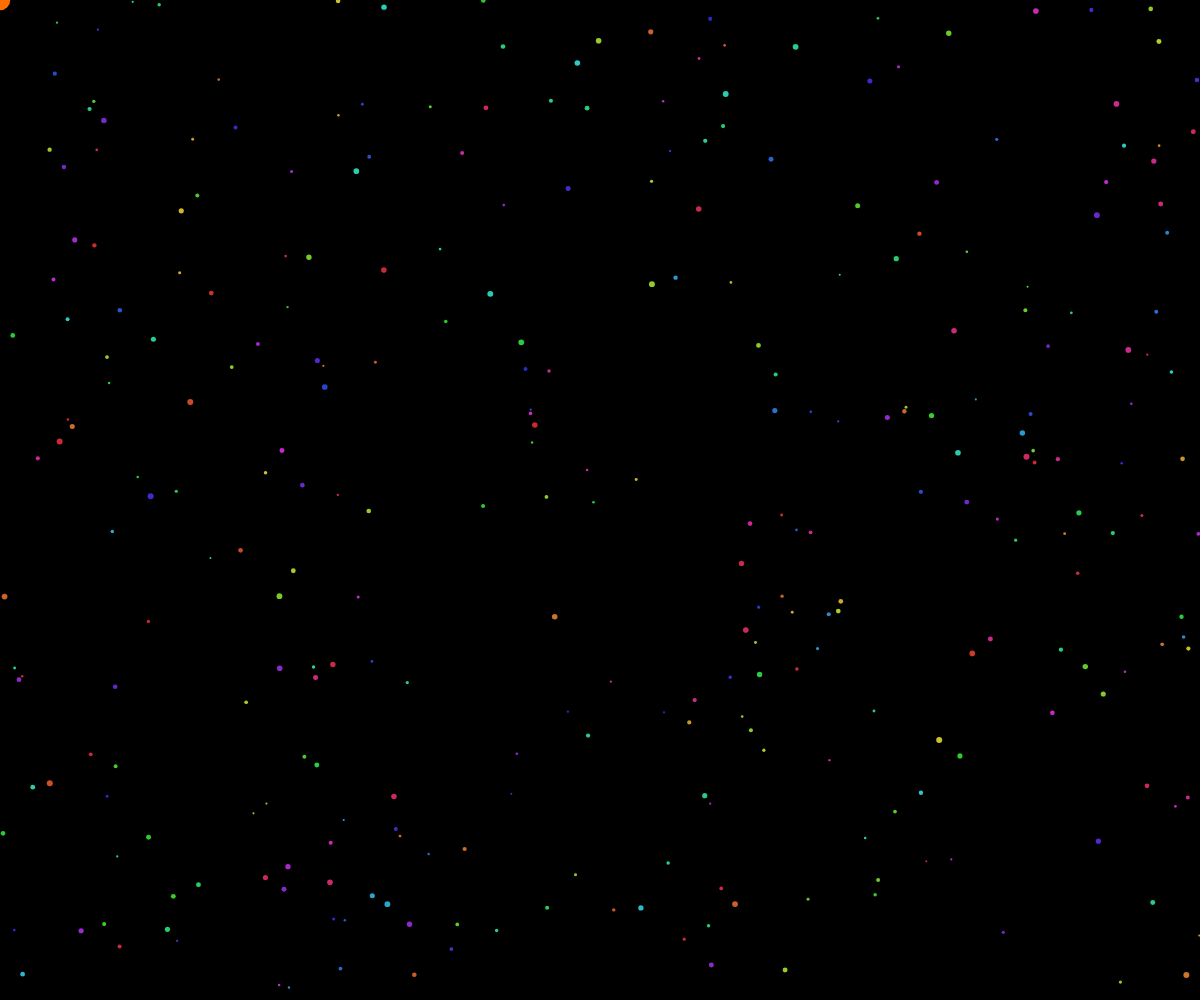
Frame 1 (no input)
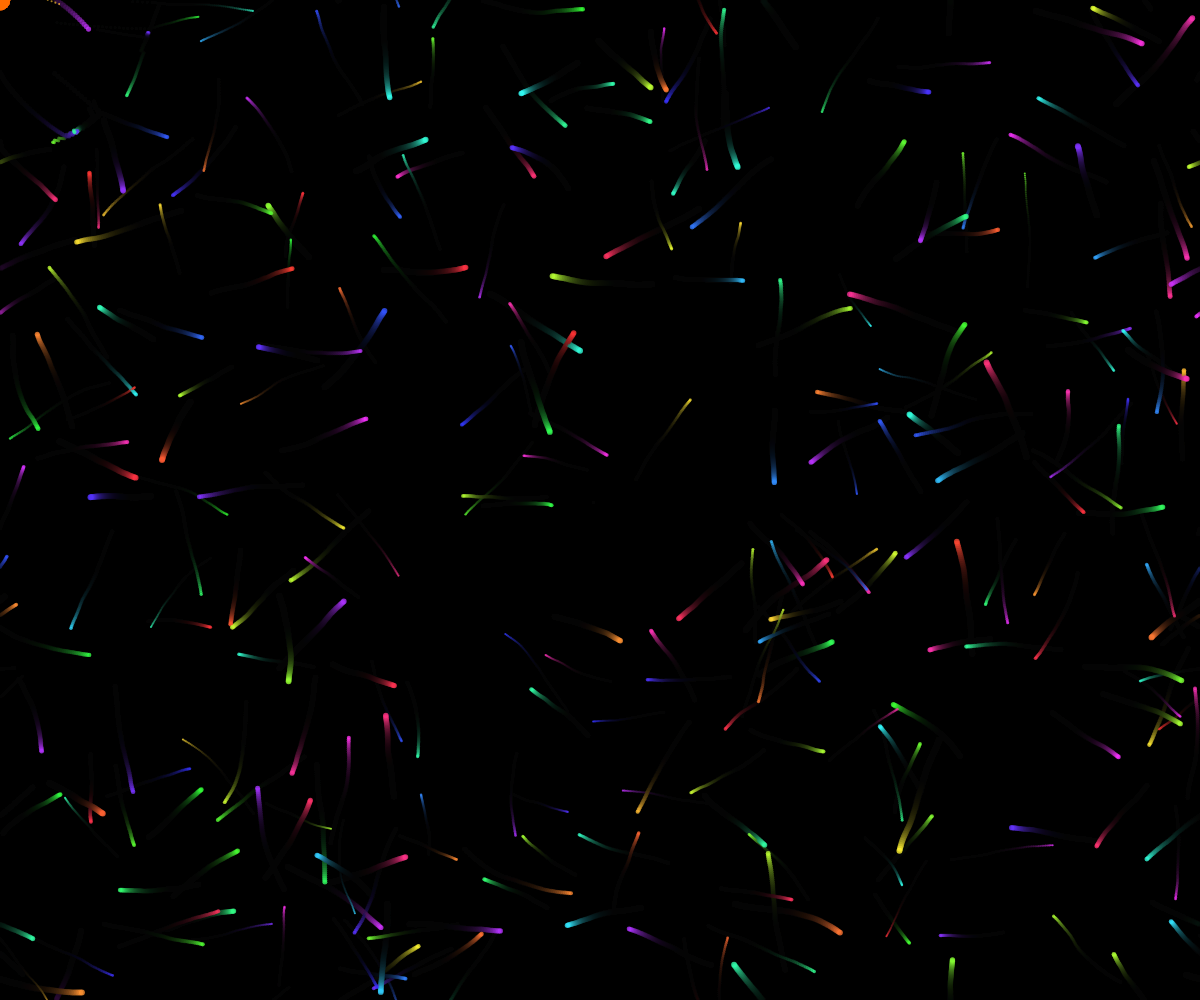
Frame 60 (no input)
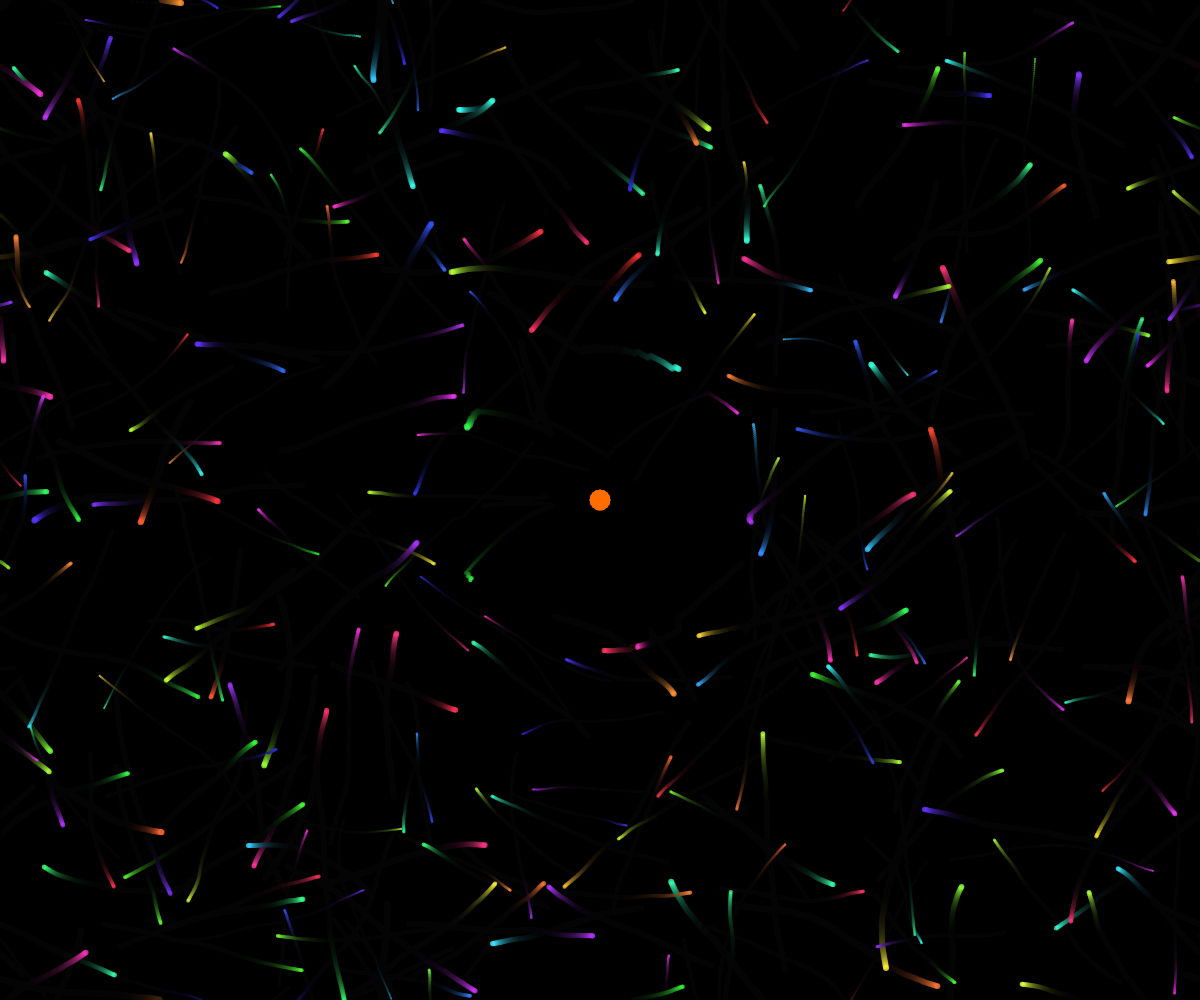
Frame 120 (the mouse pressed at the canvas centre since frame 60)

The p5.js sketch that drew these frames (run headless with seeded random() and noise() and a simulated clock; from frame 60 on, the mouse is pressed at the canvas centre):

// p5.js sketch
// ── sketch.js
let particles = [];
let player;
let collectibles = [];
let eventActive = null;
let eventTimer = 0;
let message = '';
let messageTimer = 0;
let collectibleSpawnTimer = 0;

// Ambient effect
let ambientTimer = 0;
let ambientEffect = null;
let ambientDuration = 0;

function setup() {
  createCanvas(windowWidth, windowHeight);
  colorMode(HSB, 360, 100, 100, 100);

  for (let i = 0; i < 300; i++) {
    particles.push(new Particle());
  }

  player = new Player();
  background(0);

  collectibleSpawnTimer = 300; // first collectible after 5 seconds
  ambientTimer = int(random(300, 600)); // first ambient effect 5–10 sec
}

function draw() {
  noStroke();
  fill(0, 0, 0, 10);
  rect(0, 0, width, height);

  // Display message if active
  if (messageTimer > 0) {
    fill(0, 0, 100);
    textSize(32);
    textAlign(CENTER, CENTER);
    text(message, width / 2, 50);
    messageTimer--;
  }

  // Handle active event
  if (eventActive) {
    eventTimer--;
    if (eventTimer <= 0) endEvent();
  }

  // Spawn collectibles
  if (collectibleSpawnTimer <= 0) {
    spawnCollectible();
    collectibleSpawnTimer = int(random(300, 600));
  } else {
    collectibleSpawnTimer--;
  }

  // Ambient effect timer
  if (ambientTimer <= 0 && !ambientEffect) {
    startAmbientEffect();
    ambientTimer = int(random(300, 600)); // schedule next
  } else if (!ambientEffect) {
    ambientTimer--;
  }

  // Update and show particles
  for (let p of particles) {
    p.update();
    applyEvent(p);
    applyAmbient(p);
    p.show();

    if (player.eat(p)) {
      player.grow(0.5);
      player.absorbColor(p.color);
      p.respawn();
    }
  }

  // Show collectibles
  for (let i = collectibles.length - 1; i >= 0; i--) {
    let c = collectibles[i];
    c.show();

    let d = dist(player.x, player.y, c.x, c.y);
    if (d < (player.size + c.size) / 2) {
      triggerEvent(c.type);
      message = `Collected: ${c.type.toUpperCase()}!`;
      messageTimer = 120;
      collectibles.splice(i, 1);
    }
  }

  // Update ambient effect duration
  if (ambientEffect) {
    ambientDuration--;
    if (ambientDuration <= 0) ambientEffect = null;
  }

  player.update();
  player.show();
}

// -------------------- APPLY EVENT --------------------
function applyEvent(p) {
  if (!eventActive) return;

  if (eventActive === 'vortex') {
    let vortexX = width / 2;
    let vortexY = height / 2;
    let angle = atan2(vortexY - p.y, vortexX - p.x);
    p.x += cos(angle) * 4;
    p.y += sin(angle) * 4;
  }

  if (eventActive === 'explosion') {
    let angle = atan2(p.y - player.y, p.x - player.x);
    p.x += cos(angle) * 5;
    p.y += sin(angle) * 5;
  }

  if (eventActive === 'colorwave') {
    p.color = color((hue(p.color) + 10) % 360, 80, 100, 80);
  }

  if (eventActive === 'sparkle') {
    if (random() < 0.1) {
      p.size *= 2;
      p.color = color(random(360), 100, 100, 100);
    }
  }
}

// -------------------- APPLY AMBIENT EFFECT --------------------
function startAmbientEffect() {
  let effects = ['sparkle', 'rainbow', 'pulse', 'ripple'];
  ambientEffect = random(effects);
  ambientDuration = 60 + int(random(30));
}

function applyAmbient(p) {
  if (!ambientEffect) return;

  if (ambientEffect === 'sparkle') {
    if (random() < 0.05) {
      p.size *= 2;
      p.color = color(random(360), 100, 100, 100);
    }
  }

  if (ambientEffect === 'rainbow') {
    p.color = color((hue(p.color) + 2) % 360, 80, 100, 80);
  }

  if (ambientEffect === 'pulse') {
    p.size *= 1 + 0.1 * sin(frameCount * 0.3);
  }

  if (ambientEffect === 'ripple') {
    let rippleX = width / 2;
    let rippleY = height / 2;
    let d = dist(p.x, p.y, rippleX, rippleY);
    p.x += 0.5 * sin(d * 0.05 + frameCount * 0.2);
    p.y += 0.5 * cos(d * 0.05 + frameCount * 0.2);
  }
}

// -------------------- PARTICLE --------------------
class Particle {
  constructor() { this.respawn(); }

  update() {
    this.angle += random(-0.05, 0.05);
    this.x += cos(this.angle) * this.speed;
    this.y += sin(this.angle) * this.speed;

    let d = dist(this.x, this.y, player.x, player.y);
    if (d < 150) {
      let flee = atan2(this.y - player.y, this.x - player.x);
      this.x += cos(flee) * 3;
      this.y += sin(flee) * 3;
    }

    if (this.x > width) this.x = 0;
    if (this.x < 0) this.x = width;
    if (this.y > height) this.y = 0;
    if (this.y < 0) this.y = height;
  }

  show() {
    fill(this.color);
    ellipse(this.x, this.y, this.size);
  }

  respawn() {
    this.x = random(width);
    this.y = random(height);
    this.size = random(2, 6);
    this.speed = random(1, 2);
    this.angle = random(TWO_PI);
    this.color = color(random(360), 80, 100, 80);
  }
}

// -------------------- PLAYER --------------------
class Player {
  constructor() {
    this.x = width / 2;
    this.y = height / 2;
    this.size = 20;
    this.color = color(200, 100, 100);
  }

  update() { this.x = mouseX; this.y = mouseY; }

  show() { fill(this.color); noStroke(); ellipse(this.x, this.y, this.size); }

  eat(p) { return dist(this.x, this.y, p.x, p.y) < (this.size + p.size) / 2; }

  grow(amount) { this.size += amount; }

  absorbColor(newColor) {
    let c1 = this.color.levels, c2 = newColor.levels;
    this.color = color(
      (c1[0]+c2[0])/2, (c1[1]+c2[1])/2, (c1[2]+c2[2])/2, (c1[3]+c2[3])/2
    );
  }
}

// -------------------- COLLECTIBLE --------------------
class Collectible {
  constructor(type) {
    this.type = type; // vortex, explosion, colorwave, sparkle
    this.x = random(100, width-100);
    this.y = random(100, height-100);
    this.size = 20;
    this.color = color(random(360), 100, 100);
  }

  show() {
    fill(this.color);
    stroke(0, 0, 100);
    strokeWeight(2);
    ellipse(this.x, this.y, this.size);
  }
}

// -------------------- EVENTS --------------------
function spawnCollectible() {
  let types = ['vortex', 'explosion', 'colorwave', 'sparkle'];
  collectibles.push(new Collectible(random(types)));
}

function triggerEvent(type) {
  eventActive = type;
  eventTimer = 300; // 5 seconds
}

function endEvent() { eventActive = null; }
